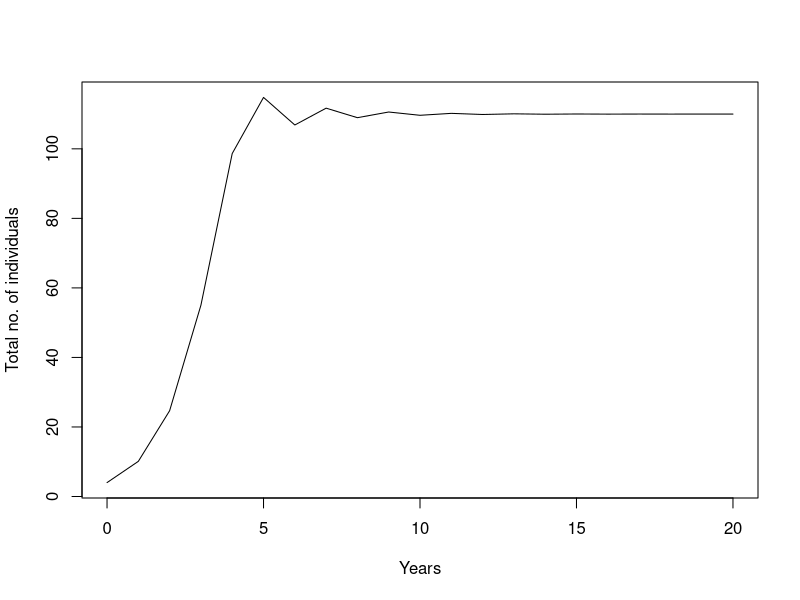

R code for this plot:
## ---- Demographic analysis of an animal population ----
## including density dependence

# Deer matrix
# Jensen, A. L. (1995). Simple density-dependent matrix model for population projection. Ecological Modelling 77, 43–48.

B <- matrix(c(0.426, 1.290, 1.296, 1.120, 1.126, 1.554, 0,
              0.713, -1, 0, 0, 0, 0, 0,
              0, 0.645, -1, 0, 0, 0, 0,
              0, 0, 0.648, -1, 0, 0, 0,
              0, 0, 0, 0.560, -1, 0, 0,
              0, 0, 0, 0, 0.563, -1, 0,
              0, 0, 0, 0, 0, 0.777, -1), 
            nr = 7, byrow = TRUE)

B
# B <- A
stages <- c("Newborns", "Yearlings", "Juveniles", "Adult1", "Adult2", "Adult3", "Adult3")

# Determinate lambda. Spiegate cosa ci indica riguardo alla dinamica della popolazione
eigs.B <- eigen(B)
lambda <- Re(eigs.B[["values"]][1])
lambda

# Partendo da una popolazione iniziale con N = (0 10 10 10 10 10 10) plottate la 
# dinamica per 20 anni
N0 <- matrix(c(0, 4, 0, 0, 0, 0, 0), ncol = 1)
N0
years <- 20
N.projections <- matrix(0, nrow = nrow(B), ncol = years + 1)
N.projections[, 1] <- N0

for (i in 1:years) N.projections[, i + 1] <- N.projections[,+ i] + 
  matrix(((110-N.projections[,+ i])/110),nr=7) %*% (-lambda) * (N.projections[,+ i])
matplot(0:years, rowSums(t(N.projections)), type = "l", ylab="Total no. of individuals",
        xlab="Years")


